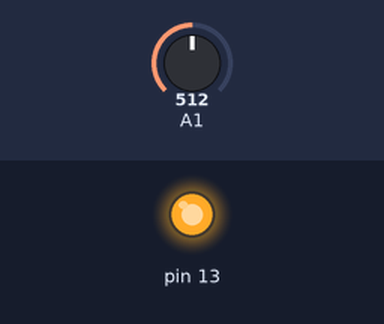
Recording of a sketch running on a simulated Arduino Uno, built with avr-gcc and run on an emulated ATmega328P. Parts: output pins drawn as LEDs (lit = HIGH). Inputs (shaded band) come from the test bench; at power-on: A1 = 512.

Above: at 1.2 s.
1.3 s: A1 set to 309
2.8 s: A1 set to 286
At 3.2 s:
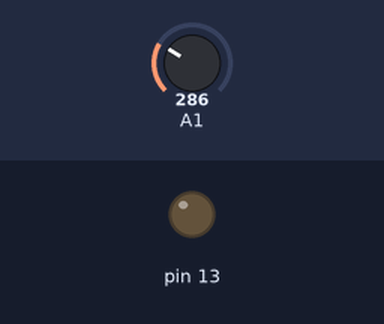
4.3 s: A1 set to 306
At 5.5 s:
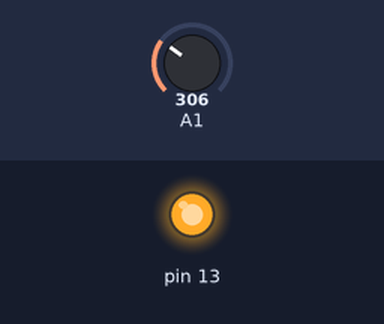
5.8 s: A1 set to 290
At 6.7 s:
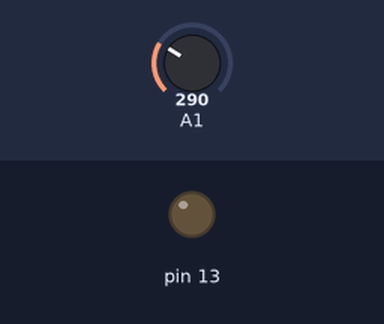
Timing chart, 0 to 8.3 s (numbered marks = the images above; inputs shaded):
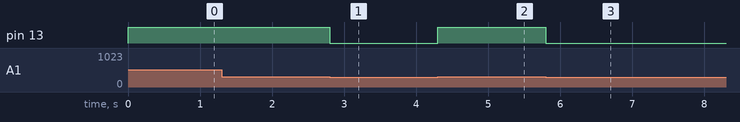

Measured:
- the behaviour switches between 301 and 300 on A1 (found by bisection; images 0 and 1)
- after the input at 1.3 s, every drawn part: stays the same
- after the input at 2.8 s, pin 13: HIGH → LOW at once
- after the input at 4.3 s, pin 13: LOW → HIGH at once
- after the input at 5.8 s, pin 13: HIGH → LOW at once

The sketch:

LDR_sensor.ino
```cpp
void setup() {
  Serial.begin(9600);
  pinMode(13,OUTPUT);

}

void loop() {
  int LDR_out = analogRead(A1);
  if(LDR_out >300){
    digitalWrite(13,HIGH);
  }
  else{
    digitalWrite(13,LOW);
  }

}
```
